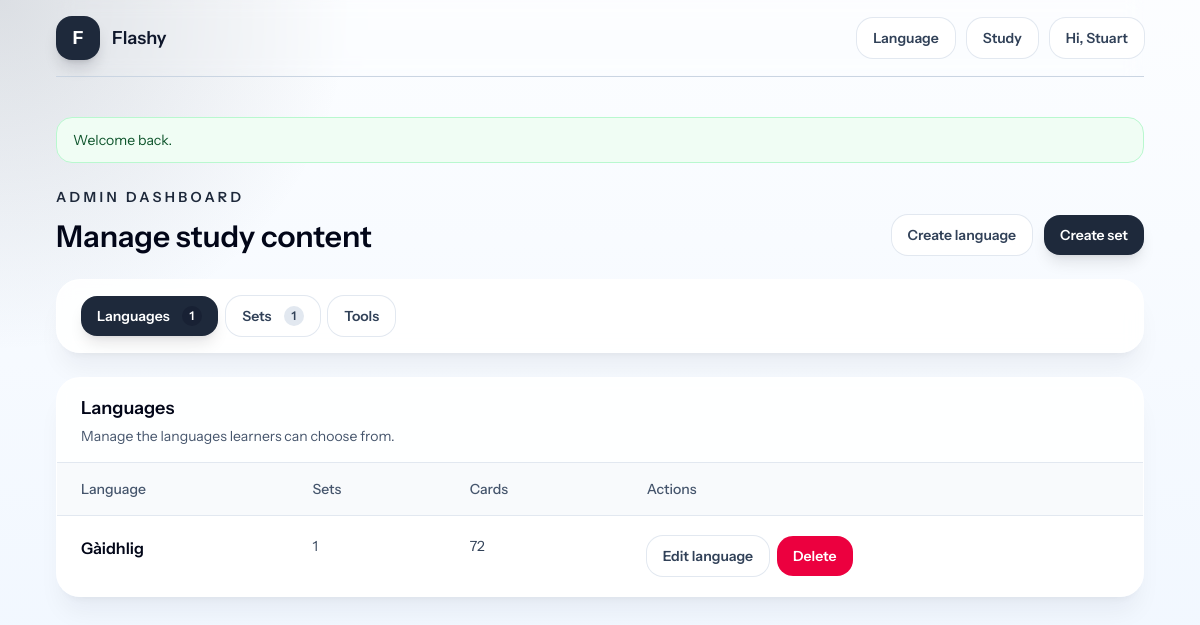
Screenshot of /admin?page=languages (signed in) with the database file from the repository.
### tables this page shows
CREATE TABLE languages (
                id INTEGER PRIMARY KEY AUTOINCREMENT,
                name TEXT NOT NULL UNIQUE,
                description TEXT NOT NULL DEFAULT "",
                created_at TEXT NOT NULL
            );

### app/Core/View.php (called while the page is built, shortened)
<?php
final class View
{
    public static function render(string $template, array $data = []): void
    {
        require base_path('views/layouts/app.php');
    }
}

### app/Controllers/Admin/SetController.php (called while the page is built, shortened)
<?php
final class SetController
{
    public function dashboard(): void
    {
        $languages = $this->languages->allWithCounts();
        $sets = $this->sets->allWithCounts();
        View::render('admin/dashboard', [
            'title' => 'Admin dashboard',
            'active_page' => $this->dashboardPage(),
            'languages' => $languages,
            'sets' => $sets,
            'database_driver' => $this->database->config()->databaseDriver(),
            'database_config' => $this->databaseConfigSummary(),
        ]);
    }
    private function dashboardPage(): string
    {
        $page = strtolower(trim((string) ($_GET['page'] ?? 'sets')));
        return match ($page) {
            'languages' => 'languages',
            'tools' => 'tools',
            default => 'sets',
        };
    }
    private function databaseConfigSummary(): array
    {
        $config = $this->database->config();
        if ($config->isSqlite()) {
            return [
                'driver' => 'sqlite',
                'label' => 'SQLite',
                'details' => [
                    'File' => $config->databasePath(),
                ],
            ];
        }
        return [
            'driver' => 'mysql',
            'label' => 'MySQL',
            'details' => [
                'Host' => $config->databaseHost(),
                'Port' => (string) $config->databasePort(),
                'Database' => $config->databaseName(),
                'User' => $config->databaseUser(),
                'Charset' => $config->databaseCharset(),
            ],
        ];
    }
}

### app/Repositories/LanguageRepository.php (called while the page is built, shortened)
<?php
final class LanguageRepository
{
    public function allWithCounts(bool $publishedOnly = false): array
    {
        $condition = $publishedOnly ? 'AND sets.published = 1' : '';
        $statement = $this->pdo->query(
            'SELECT languages.*,
                    COUNT(DISTINCT sets.id) AS set_count,
                    COUNT(cards.id) AS card_count
             FROM languages
             LEFT JOIN sets ON sets.language_id = languages.id ' . $condition . '
             LEFT JOIN cards ON cards.set_id = sets.id
             GROUP BY languages.id
             ORDER BY languages.name ASC'
        );
        return $statement->fetchAll();
    }
}

### app/Repositories/SetRepository.php (called while the page is built, shortened)
<?php
final class SetRepository
{
    public function allWithCounts(): array
    {
        $statement = $this->pdo->query(
            'SELECT sets.*, languages.name AS language_name, COUNT(cards.id) AS card_count
             FROM sets
             INNER JOIN languages ON languages.id = sets.language_id
             LEFT JOIN cards ON cards.set_id = sets.id
             GROUP BY sets.id
             ORDER BY languages.name ASC, sets.created_at DESC'
        );
        return $statement->fetchAll();
    }
}

### app/helpers.php (called while the page is built, shortened)
<?php
function e(string $value): string
{
    return htmlspecialchars($value, ENT_QUOTES, 'UTF-8');
}

### views/admin/dashboard.php (the view, shortened to what this page needs)
<section class="space-y-6">
    <?php
    $activePage = $active_page ?? 'sets';
    $pages = [
        'languages' => [
            'label' => 'Languages',
            'href' => '/admin?page=languages',
            'count' => count($languages ?? []),
        ],
        'sets' => [
            'label' => 'Sets',
            'href' => '/admin?page=sets',
            'count' => count($sets ?? []),
        ],
        'tools' => [
            'label' => 'Tools',
            'href' => '/admin?page=tools',
            'count' => null,
        ],
    ];
    ?>
    <div class="flex flex-col gap-4 sm:flex-row sm:items-end sm:justify-between">
        <div>
            <p class="text-sm font-semibold uppercase tracking-[0.24em] text-accent">Admin dashboard</p>
            <h1 class="mt-3 text-3xl font-semibold text-slate-950">Manage study content</h1>
        </div>
        <div class="grid gap-3 sm:flex">
            <a class="btn-secondary w-full sm:w-auto" href="/admin/languages/new">Create language</a>
            <a class="btn-primary w-full sm:w-auto" href="/admin/sets/new">Create set</a>
        </div>
    </div>
    <div class="panel px-4 py-4 sm:px-6">
        <div class="flex flex-wrap gap-2">
            <?php foreach ($pages as $pageKey => $page): ?>
                <?php $isActive = $activePage === $pageKey; ?>
                <a
                    class="<?= $isActive ? 'btn-primary' : 'btn-secondary' ?> w-full justify-center gap-3 sm:w-auto"
                    href="<?= e($page['href']) ?>">
                    <?= e($page['label']) ?>
                    <?php if ($page['count'] !== null): ?>
                        <span class="<?= $isActive ? 'bg-slate-950/20 text-white' : 'bg-slate-200 text-slate-700' ?> rounded-full px-2 py-0.5 text-xs font-semibold">
                            <?= e((string) $page['count']) ?>
                        </span>
                    <?php endif; ?>
                </a>
            <?php endforeach; ?>
        </div>
    </div>
    <?php if ($activePage === 'languages'): ?>
        <div class="panel overflow-hidden">
            <div class="border-b border-slate-200 px-5 py-4 sm:px-6">
                <h2 class="text-lg font-semibold text-slate-950">Languages</h2>
                <p class="mt-1 text-sm text-slate-600">Manage the languages learners can choose from.</p>
            </div>
            <div class="overflow-x-auto">
                <table class="w-full min-w-[42rem] divide-y divide-slate-200">
                    <thead class="bg-slate-50">
                    <tr class="text-left text-sm text-slate-600">
                        <th class="px-6 py-4 font-medium">Language</th>
                        <th class="px-6 py-4 font-medium">Sets</th>
                        <th class="px-6 py-4 font-medium">Cards</th>
                        <th class="px-6 py-4 font-medium">Actions</th>
                    </tr>
                    </thead>
                    <tbody class="divide-y divide-slate-100 bg-white">
                    <?php foreach ($languages as $language): ?>
                        <tr class="align-top">
                            <td class="px-6 py-5">
                                <div class="font-semibold text-slate-950"><?= e($language['name']) ?></div>
                            </td>
                            <td class="px-6 py-5 text-sm text-slate-700"><?= e((string) $language['set_count']) ?></td>
                            <td class="px-6 py-5 text-sm text-slate-700"><?= e((string) $language['card_count']) ?></td>
                            <td class="px-6 py-5">
                                <div class="flex flex-wrap items-center gap-2">
                                    <a class="btn-secondary" href="/admin/languages/<?= e((string) $language['id']) ?>/edit">Edit language</a>
                                    <form method="post" action="/admin/languages/<?= e((string) $language['id']) ?>/delete">
                                        <button class="btn-danger" type="submit">Delete</button>
                                    </form>
                                </div>
                            </td>
                        </tr>
                    <?php endforeach; ?>
                    </tbody>
                </table>
            </div>
        </div>
    <?php endif; ?>
</section>

### rows the page displays
languages: name "Gàidhlig", set_count "1", card_count "72"

### other values shown
$userFirstName !== '' ? 'Hi, ' . $userFirstName : (string)$userEmail "Hi, Stuart"
$flash['message'] "Welcome back."
$page['label'] "Languages"
$page['count'] "1"
$page['label'] "Sets"
$page['label'] "Tools"
